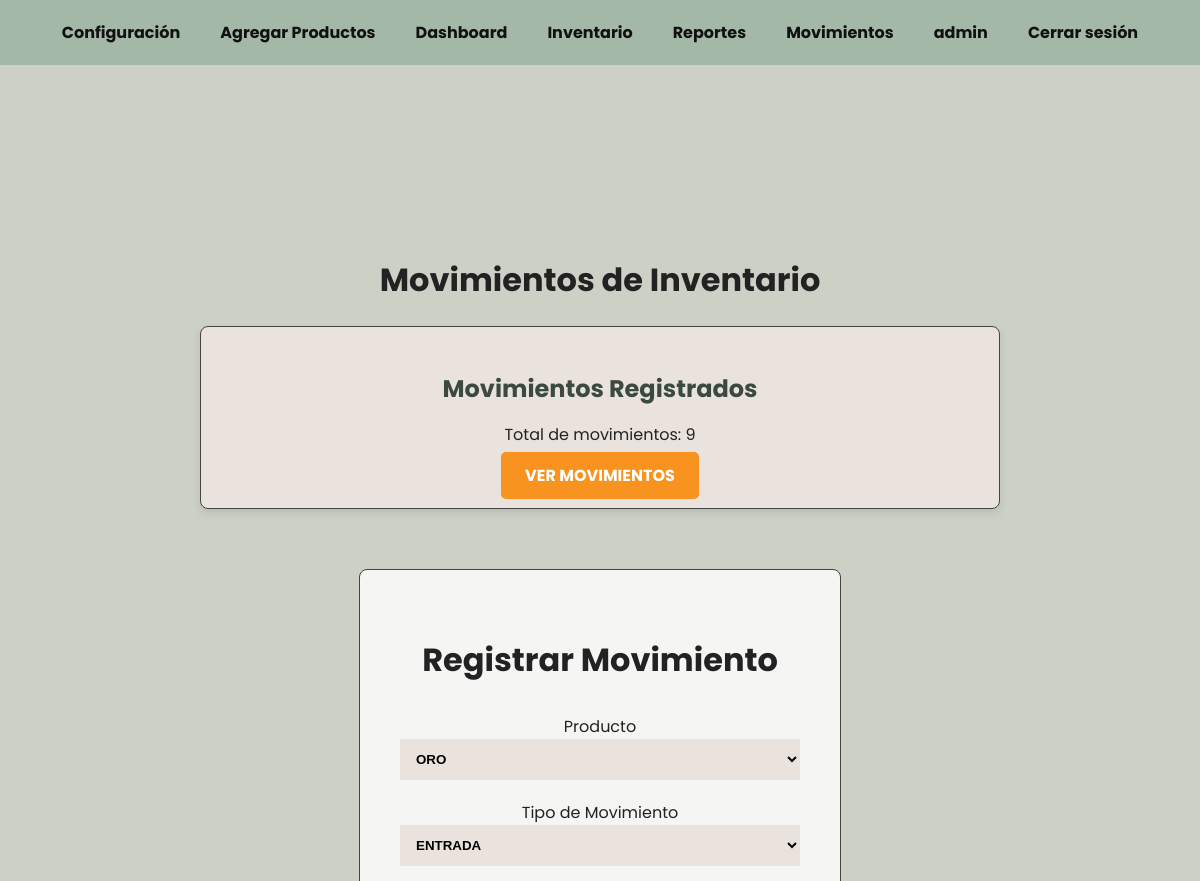
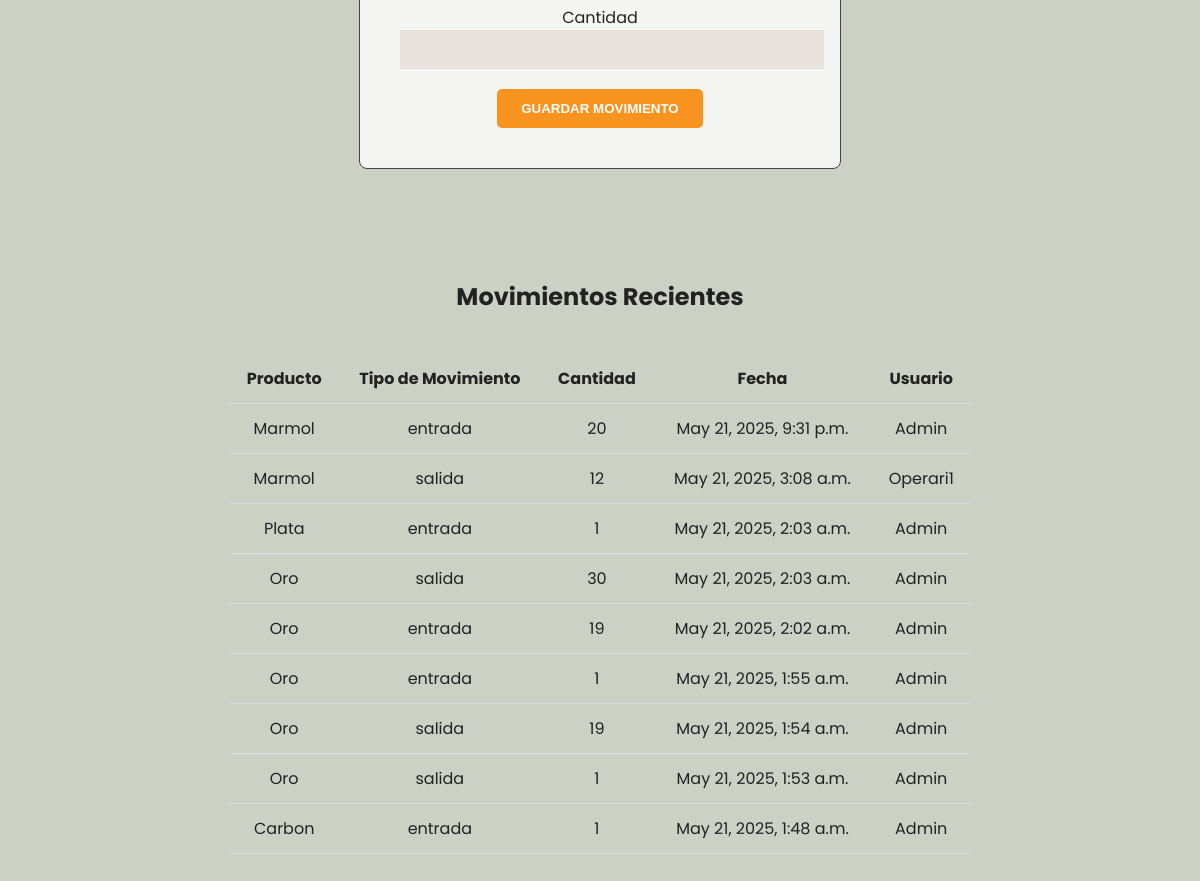
/movimientos/ (signed in), run on an earlier commit of the app's database (2 pictures, top to bottom).
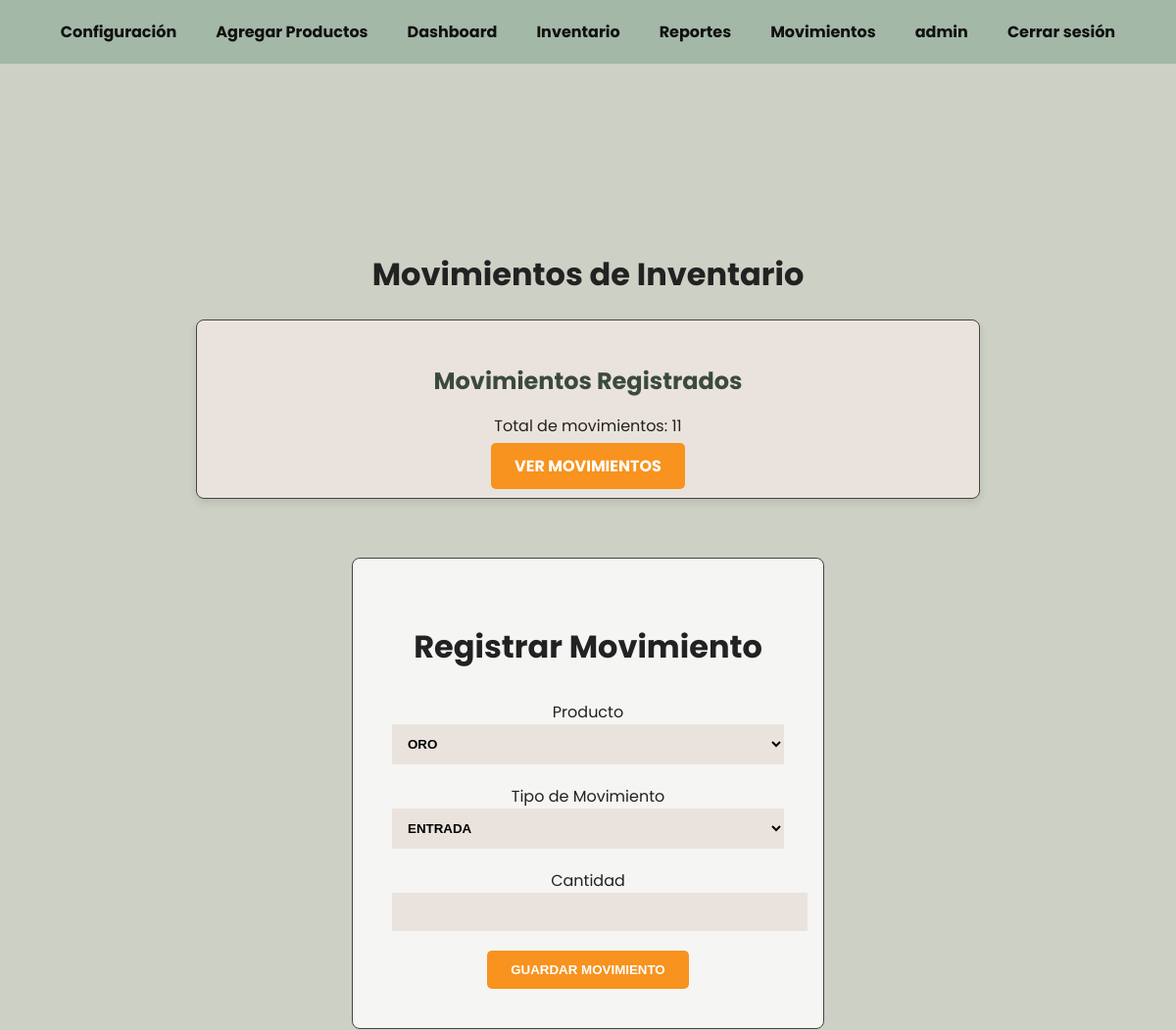
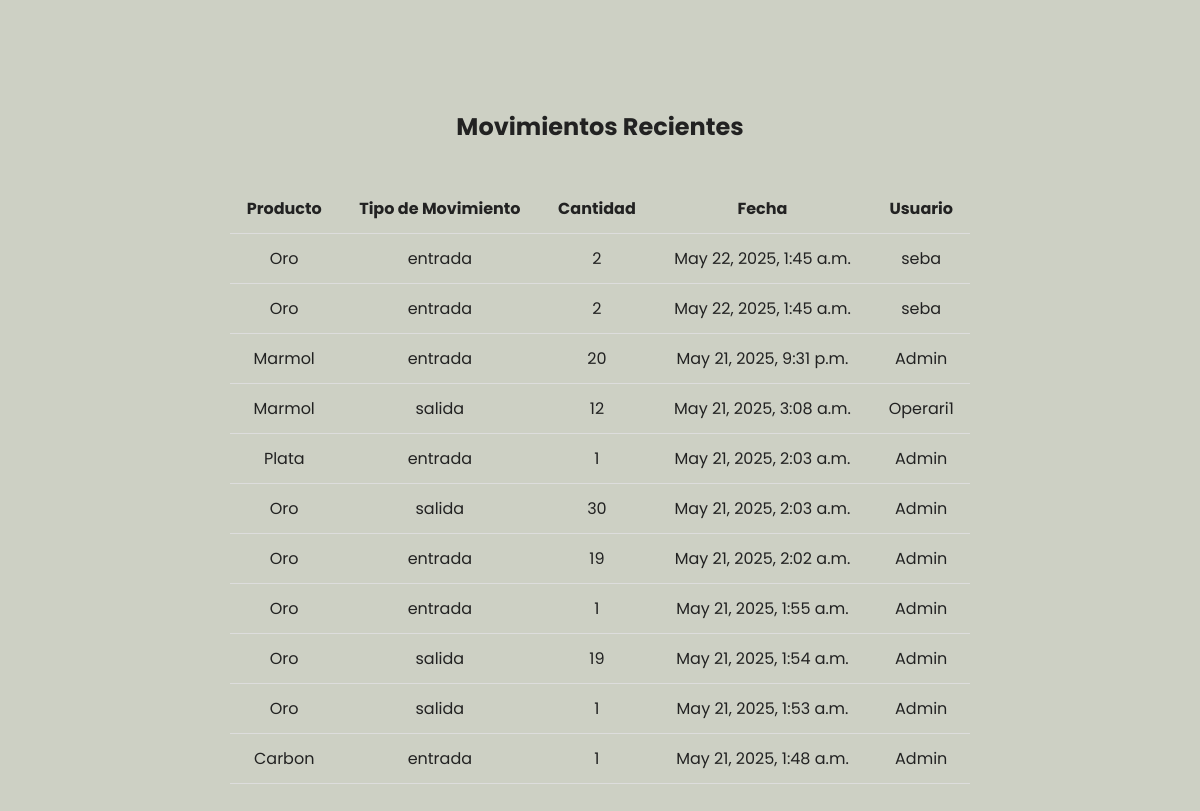
And on a later commit of the database (2 pictures, top to bottom).
### inventario_app/models.py (models this page shows, shortened)
class Movimiento(models.Model):
    TIPO_MOVIMIENTO = (
        ('entrada', 'Entrada'),
        ('salida', 'Salida'),
    )
    producto = models.ForeignKey(Producto, on_delete=models.CASCADE)
    tipo_movimiento = models.CharField(max_length=7, choices=TIPO_MOVIMIENTO)
    cantidad = models.IntegerField()
    fecha = models.DateTimeField(auto_now_add=True)
    usuario = models.ForeignKey(User, on_delete=models.CASCADE)

class Producto(models.Model):
    nombre = models.CharField(max_length=255)
    descripcion = models.TextField()
    stock = models.IntegerField()
    precio = models.DecimalField(max_digits=10, decimal_places=2)
    imagen = models.ImageField(upload_to='productos/', null=True, blank=True)
    created_at = models.DateTimeField(auto_now_add=True)
    updated_at = models.DateTimeField(auto_now=True)
    estado = models.BooleanField(default=True)
    fecha_vencimiento = models.DateField(null=True, blank=True)  # Fecha de vencimiento del producto

### inventario_app/views.py (the view, shortened to what this page needs)
# urls.py: path('movimientos/', views.movimientos, name='movimientos'),
@login_required
def movimientos(request):
    producto_agotado = None  # Variable para alerta
    productos = Producto.objects.filter(estado=True)
    movimientos = Movimiento.objects.all().order_by('-fecha')
    productos_stock_bajo = productos.filter(stock__lt=6)
    return render(request, 'inventario_app/movimientos.html', {
        'movimientos': movimientos,
        'movimientos_count': movimientos.count(),
        'productos': productos,
        'productos_stock_bajo': productos_stock_bajo
    })

### inventario_app/context_processors.py (called while the page is built)
def admin_check(request):
    print(f"Verificando usuario: {request.user.username}")  # Esto te confirmará que el context processor se ejecuta.
    if not request.user.is_authenticated:
        return {'es_admin': False}
    es_admin = request.user.groups.filter(name='Administrador').exists()
    print(es_admin)
    return {'es_admin': es_admin}

### inventario_app/templates/inventario_app/movimientos.html (shortened to what this page needs)
<!DOCTYPE html>
<html lang="es">
<head>
</head>
<body>
{% include "inventario_app/navbar.html" %}
<div class="container">
  <h1>Movimientos de Inventario</h1>
  <div class="dashboard-cards">
    <div class="dashboard-card">
      <h3>Movimientos Registrados</h3>
      <p>Total de movimientos: {{ movimientos_count }}</p>
      <a href="#tabla" class="button">Ver Movimientos</a>
    </div>
  </div>
  <div id="formulario" class="form-container">
    <h2>Registrar Movimiento</h2>
    <form method="POST">
      <label for="producto">Producto</label>
      <select name="producto" id="producto" required>
        {% for producto in productos %}
        <option value="{{ producto.id }}">{{ producto.nombre }}</option>
        {% endfor %}
      </select>
      <label for="tipo_movimiento">Tipo de Movimiento</label>
      <select name="tipo_movimiento" id="tipo_movimiento" required>
        <option value="entrada">Entrada</option>
      </select>
      <label for="cantidad">Cantidad</label>
      <input type="number" name="cantidad" id="cantidad" required>
      <button type="submit" class="button">Guardar Movimiento</button>
    </form>
  </div>
  <div id="tabla" class="container">
    <h2>Movimientos Recientes</h2>
    <table>
      <thead>
        <tr>
          <th>Producto</th>
          <th>Tipo de Movimiento</th>
          <th>Cantidad</th>
          <th>Fecha</th>
          <th>Usuario</th>
        </tr>
      </thead>
      <tbody>
        {% for movimiento in movimientos %}
        <tr>
          <td>{{ movimiento.producto.nombre }}</td>
          <td>{{ movimiento.tipo_movimiento }}</td>
          <td>{{ movimiento.cantidad }}</td>
          <td>{{ movimiento.fecha }}</td>
          <td>{{ movimiento.usuario.get_full_name }}</td>
        </tr>
        {% empty %}
        <tr>
          <td colspan="5" style="text-align:center; padding: 20px; color: #666;">
            No hay movimientos registrados.
          </td>
        </tr>
        {% endfor %}
      </tbody>
    </table>
  </div>
</div>
</body>
</html>

What changed in the data, as far as the page shows it:
added Movimiento: producto.nombre "Oro", tipo_movimiento "entrada", cantidad "2", fecha "May 22, 2025, 1:45 a.m.", usuario.get_full_name "seba"
added Movimiento: producto.nombre "Oro", tipo_movimiento "entrada", cantidad "2", fecha "May 22, 2025, 1:45 a.m.", usuario.get_full_name "seba"
Also different on the page:
{{ movimientos_count }}: "9" → "11"
